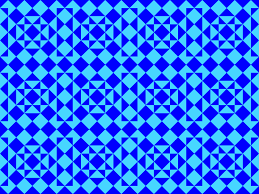
#> input picture lab9/two_tone.png, 259 x 194 px
$ python two_tone.py
#> lines starting #> are read from the running program, lines starting #| are printed output that depends on the picture; long printed decimals are rounded
import numpy as np
import matplotlib.pyplot as plt
import cv2
img = cv2.imread("two_tone.png") # reads in the channels in (B G R) order
#> img is the input picture: shape (194, 259, 3); mean B, G, R 254.5, 111.2, 36.8
img = np.flip(img, axis=2)
print(img.shape)
#| (194, 259, 3)
plt.imshow(img)
plt.show()
# Teal: RGB- (71, 214, 255)
# Blue: RGB- (0, 0, 254)

# reshape img numpy array as a 2D vector of the RGB value for each pixel in the img
# convert to float32 bc k-means function requires this dtype
data = np.reshape(img, (img.shape[0] * img.shape[1], 3)).astype(np.float32)
print(data.shape)
#| (50246, 3)

ret, labels, centers = cv2.kmeans(data, 2, None, (cv2.TERM_CRITERIA_MAX_ITER, 1000, 0.0001), 1000,
                                  cv2.KMEANS_RANDOM_CENTERS)
#> ret = 36948838.3; centers = [[2.88, 8.76, 254], [67.42, 203.5, 254.9]]

# `ret`: sum of squared distance from each point to their corresponding centers
# `label`: assignments of our data points
# `centers`: array of average value of all members in each cluster
fig = plt.figure()
ax = fig.add_subplot(projection='3d')

# `data`: 2D vector of RGB values for each pixel
# x coordinate: give R value for each pixel that was assigned to label 0 in the k-means algorithm
# y coordinate: give G value for each pixel that was assigned to label 0 in the k-means algorithm
# z coordinate: give B value for each pixel that was assigned to label 0 in the k-means algorithm
ax.scatter(data[(labels==0).squeeze(),0], data[(labels==0).squeeze(),1], data[(labels==0).squeeze(),2],
marker='o', c='k') # k: black

# x coordinate: give R value for each pixel that was assigned to label 1 in the k-means algorithm
# y coordinate: give G value for each pixel that was assigned to label 1 in the k-means algorithm
# z coordinate: give B value for each pixel that was assigned to label 1 in the k-means algorithm
ax.scatter(data[(labels==1).squeeze(),0], data[(labels==1).squeeze(),1], data[(labels==1).squeeze(),2],
marker='o', c='r')
ax.scatter(centers[0,0], centers[0,1], centers[0,2], marker='x', c='k')
ax.scatter(centers[1,0], centers[1,1], centers[1,2], marker='x', c='r')

ax.set_xlabel('R value')
ax.set_ylabel('G value')
ax.set_zlabel('B value')
plt.show()
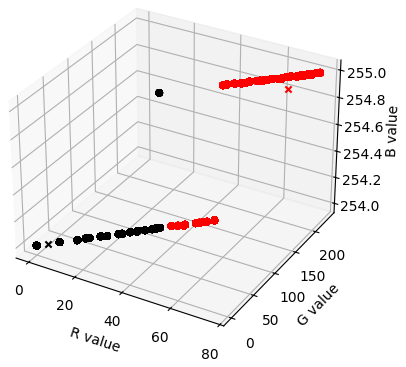
#> figure drawn by matplotlib, 1 panel
# Notice there's not much overlap between the two groups

print(centers)
#| [[  2.884   8.759 254.001 ]
#|  [ 67.417  203.515  254.913 ]]
data[(labels==0).squeeze(),:] = np.array([255, 0, 0]) # change all the blue colors to red
data[(labels==1).squeeze(),:] = np.array([0, 255, 0]) # change all the teal colors to gree
new_img = np.reshape(data, img.shape)
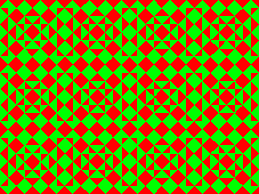
#> new_img: shape (194, 259, 3) float32; mean R, G, B 120.9, 134.1, 0
print(new_img.shape)
#| (194, 259, 3)
plt.imshow(new_img) # plot the image
plt.show() # show the image
